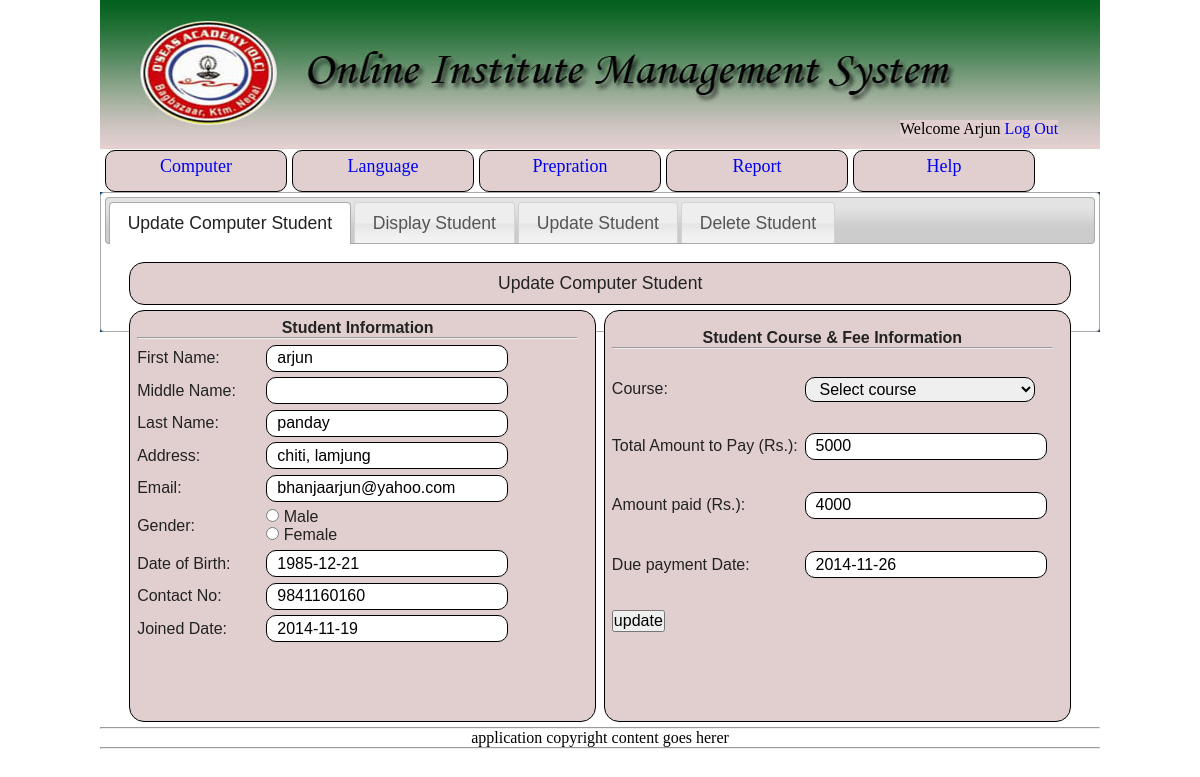
The page /olc/olc_app/edit_computer.php?cedit=2 (signed in) on the database its author committed.
### tables this page shows
CREATE TABLE IF NOT EXISTS `tbl_computers` (
  `s_no` int(10) NOT NULL AUTO_INCREMENT,
  `first_name` varchar(40) NOT NULL,
  `middle_name` varchar(40) NOT NULL,
  `last_name` varchar(40) NOT NULL,
  `address` varchar(40) NOT NULL,
  `email` varchar(40) NOT NULL,
  `gender` varchar(10) NOT NULL,
  `dob` date NOT NULL,
  `contact_no` varchar(10) NOT NULL,
  `joined_date` date NOT NULL,
  `course` varchar(40) NOT NULL,
  `total_fee` int(10) NOT NULL,
  `paid_fee` int(10) NOT NULL,
  `due_payment_date` date NOT NULL,
  PRIMARY KEY (`s_no`)
);

### olc/olc_app/edit_computer.php (the view, shortened to what this page needs)
<?php
include_once("includes/database.php");
if (isset($_SESSION['user_name'])){
$user_name = $_SESSION['user_name'];
?>
<!DOCTYPE html PUBLIC "-//W3C//DTD XHTML 1.0 Transitional//EN" "http://www.w3.org/TR/xhtml1/DTD/xhtml1-transitional.dtd">
<html xmlns="http://www.w3.org/1999/xhtml">
<head>
<link href="style/jquery-ui.css" rel="stylesheet">
<link rel="stylesheet" type="text/css" href="style/appstyle.css">
</head>
<body>
	<div id="appwrapper">
		<div id="appbanner">
			<div class="welcome">Welcome <?php echo ucfirst($user_name), " "; ?><a href="logout.php">Log Out</a></div>
		</div>
		<div id="appmenuwrap">
			<div class="appmenu">
				<ul>
					<li><a href="computer.php">Computer</a></li>
					<li><a href="language.php">Language</a></li>
					<li><a href="prepration.php">Prepration</a></li>
					<li><a href="report.php">Report</a></li>
					<li><a href="report.php">Help</a></li>
				</ul>
			</div>
		</div>
		<div id="appbody">
				<div id="computer_tabs">
					<ul>
						<li><a href="#tabs-1">Update Computer Student</a></li>
						<li><a href="#tabs-2">Display Student</a></li>
					  	<li><a href="#tabs-3">Update Student</a></li>
						<li><a href="#tabs-4">Delete Student</a></li>
					</ul>
					<div id="tabs-1">
						<div class="appbodyhead"> Update Computer Student
						</div>
						<div class="leftappbody">
                        <?php
							if(isset($_GET['cedit'])){
								$s_no = $_GET['cedit'];
								$edit_query = "SELECT * FROM tbl_computers where s_no = '$s_no'";
								$run_edit = mysqli_query ($connection, $edit_query);
								while ($edit_row = mysqli_fetch_array($run_edit)){
									$ufirst_name = $edit_row['first_name'];
									$umiddle_name = $edit_row['middle_name'];
									$ulast_name = $edit_row['last_name'];
									$uaddress = $edit_row['address'];
									$uemail = $edit_row['email'];
									$udob = $edit_row['dob'];
									$ucontact_no = $edit_row['contact_no'];
									$ujoined_date = $edit_row['joined_date'];
									$utotal_fee = $edit_row['total_fee'];
									$upaid_fee = $edit_row['paid_fee'];
									$udue_payment_date = $edit_row['due_payment_date'];
								}
							}
						?>
							<form action="actions/edit_computer_action.php" method="post" enctype="multipart/form-data" onsubmit="return validatecs();">
							  <table width="445" height="330">
								<tr>
								  <td colspan="2" scope="row"><div align="center"><strong>Student Information </strong><hr></div></td>
								</tr>
								<tr>
								  <td scope="row">First Name:</td>
								  <td><input type="text" name="first_name" id="first_name" value="<?php echo $ufirst_name; ?>" class="input" /></td>
							    </tr>
								<tr>
								  <td scope="row">Middle Name:</td>
								  <td><input name="middle_name" type="text" id="middle_name" value="<?php echo $umiddle_name; ?>" class="input" /></td>
							    </tr>
								<tr>
								  <td scope="row">Last Name:</td>
								  <td><input name="last_name" type="text" id="last_name" value="<?php echo $ulast_name; ?>" class="input" /></td>
								</tr>
								<tr>
								  <td scope="row">Address:</td>
								  <td><input name="address" type="text" id="address" class="input" value="<?php echo $uaddress; ?>" /></td>
								</tr>
								<tr>
								  <td scope="row">Email:</td>
								  <td><input name="email" type="text" id="email" class="input" value="<?php echo $uemail; ?>"/></td>
							    </tr>
								<tr>
								  <td scope="row">Gender:</td>
								  <td>
									  <input type="radio" name="gender" value="male"  id="male"/>
										Male
									  <br />
									  <input type="radio" name="gender" value="female" id="female"/>
										Female
									  <br />
								  </td>
								</tr>
								<tr>
								  <td scope="row">Date of Birth:</td>
								  <td><input name="dob" type="text" id="dob" class="input" value="<?php echo $udob; ?>"/></td>
								</tr>
								<tr>
								  <td scope="row">Contact No: </td>
								  <td><input name="contact_no" type="text" value="<?php echo $ucontact_no; ?>" id="contact_no" onkeypress="return isNumber(event)" class="input" maxlength="10" /></td>
								</tr>
								<tr>
								  <td scope="row">Joined Date: </td>
								  <td><input type="text" name="jd" id="jd" class="input" value="<?php echo $ujoined_date; ?>" /></td>
								</tr>
							  </table>
					  	</div>
					  <div class="rightappbody">
					    <table width="445" height="330">
                          <tr>
                            <td colspan="2" scope="row"><div align="center"><strong>Student Course & Fee Information </strong>
                                  <hr />
                            </div></td>
                          </tr>
                          <tr>
                            <td scope="row">Course:</td>
                            <td><select name="course" id="course" class="input">
                              <option value="Select course">Select course</option>
                            </select></td>
                          </tr>
                          <tr>
                            <td scope="row">Total Amount to Pay (Rs.): </td>
                            <td><input name="amount_to_pay" type="text" id="amount_to_pay" value="<?php echo $utotal_fee ?>" onkeypress="return isNumber(event)" class="input"/></td>
                          </tr>
                          <tr>
                            <td scope="row">Amount paid (Rs.): </td>
                            <td><input name="amount_paid" type="text" id="amount_paid" value="<?php echo $upaid_fee; ?>" onkeypress="return isNumber(event)" class="input"/></td>
                          </tr>
                          <tr>
                            <td scope="row">Due payment Date: </td>
                            <td><p>
                                <input name="due_pay_date" type="text" id="due_pay_date" class="input" value="<?php echo $udue_payment_date ?>" />
                                <br />
                            </p></td>
                          </tr>
                          <tr>
                            <td><input name="update" type="submit" id="update" value="update" /></td>
                            <td></td>
                          </tr>
                        </table>
					  </div>
					</div>
			</div>
	</div>
	<div class="appfotter"><hr />application copyright content goes herer<hr /></div>
</div>
</body>
</html>
<?php }
	else {
		header ("Location: login.php");
	}
?>

### olc/olc_app/style/appstyle.css (style rules this page uses)
* { margin:0; padding:0; }
table { font-size:16px; font-family:Arial, Helvetica, sans-serif; }
body { font-family:"Times New Roman", Times, serif; }
#appwrapper { width:1000px; height:auto; margin:0 auto; }
#appbanner { width:1000px; height:150px; margin:0px; background-image:url(../images/appbanner.jpg); }
.welcome { margin-left:800px; margin-top:120px; background-color:#e1cfd0; position:absolute; }
.welcome a { text-decoration:none; }
#appmenuwrap { width:1000px; }
.appmenu ul li { list-style:none; margin-left:5px; padding:0; display:inline; width:170px; height:30px; float:left; background-color:#e1cfd0; text-align:center; font-size:18px; border-radius:10px; padding:5px; border:1px solid #000000; }
.appmenu a { text-decoration:none; }
#appbody { width:1000px; background-color:#003366; clear:both; }
.appbodyhead { background-color:#e1cfd0; width:920px; border:1px #000000 solid; border-radius:15px; margin-bottom:5px; text-align:center; padding:10px; }
.leftappbody { width:455px; height:400px; background-color:#e1cfd0; border:1px solid #000000; float:left; border-radius:15px; margin-bottom:5px; padding:5px; margin-bottom:5px; }
.rightappbody { width:455px; height:400px; background-color:#e1cfd0; border:1px solid #000000; float:right; border-radius:15px; margin:0; padding:5px; }
.appfotter { text-align:center; margin-top:5px; clear:both; }
.input { width:230px; height:25px; border-radius:10px; border:1px solid #000000; padding-left:10px; }

### rows shown on the page
tbl_computers: first_name "arjun", last_name "panday", address "chiti, lamjung", email "bhanjaarjun@yahoo.com", dob "1985-12-21", contact_no "9841160160", jd "2014-11-19", amount_to_pay "5000", amount_paid "4000", due_pay_date "2014-11-26"

### other values the page prints
$user_name "Arjun"
